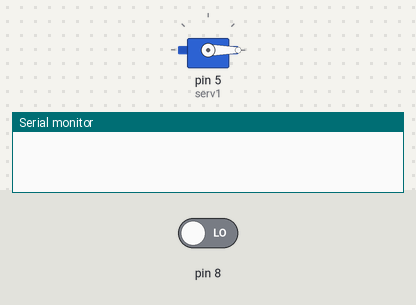
Bench run of a sketch on a simulated Arduino Uno, built with avr-gcc and run on an emulated ATmega328P. On the bench: servo, the last lines printed to the serial monitor. Inputs (shaded band) come from the test bench; at power-on: pin 8 LOW.

Above: at 1.2 s.
1.3 s: pin 8 driven HIGH
At 1.9 s:
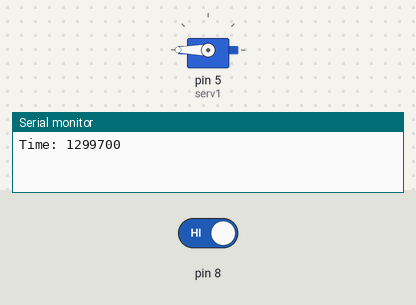
Timing chart, 0 to 4.3 s (numbered marks = the images above; inputs shaded):
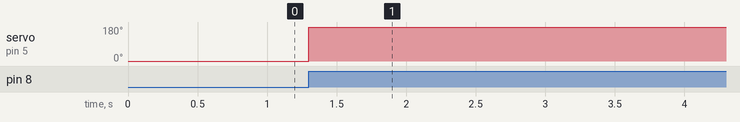

Measured:
- after the input at 1.3 s, servo on pin 5 (serv1): 0° → 180° at once

The sketch:

CompressionTimeTest.ino
```cpp
// Class:       ECE 4970W - Electrical and Computer Engineering Capstone
// Project:     An auto-stabilizing knee brace for physcial therapy and disability applications
// Written by:  John Walter

// This code times how long it takes for the brace to reach maximum compression (servos rotate 180 degrees)
// To test this, a switch connected to digital pin 8 on the Arduino was fixed at the max compression angle
// of the servo. So, when the servo actuates 180 degrees, it toggles the switch ON which breaks the loop and
// stops the timmer.

#include<Servo.h>
Servo serv1, serv2;
void setup() {
  // switch pin 8
  pinMode(8,INPUT);
  Serial.begin(9600);
  // servo pin 5 - Note: servo1 rotates from position 180 degrees (min compression) to position 0 degrees (max compression)
  serv1.attach(5);
  serv1.write(180);
}
unsigned long e;
void loop() {
  unsigned long s = micros();   // get starting time in microseconds
  serv1.write(0);               // tell servo to rotate 180 degrees (max compression)
  // while switch not high, wait
  while(1){
    // when switch is triggered high
    if(digitalRead(8) == HIGH){
      e = micros();             // get ending time in microseconds
      break;
    }
  }
  // calculate the time difference in microseconds
  unsigned long diff = e-s;
  // display time duration
  Serial.print("Time: ");
  Serial.println(diff);
  // position servo back to starting position
  serv1.write(180);
  // retest in 5 seconds
  delay(5000);
}
```
